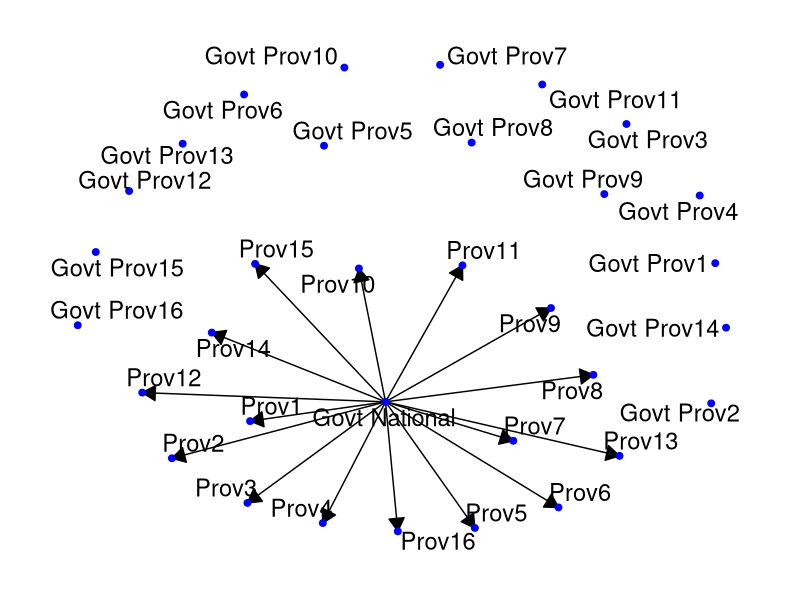

The R source for this figure: (Note: this script raises an error after producing the figure.)

## The following R code provides
# some illustrative examples of a proposed measure of 'centralization' of government policies
# where 'centralization' is conceptualized as the degree to which the national government has
# sole control over policy making in a country
# By: Cindy Cheng

## The proposed measure accounts for the following issues:
# issue 0: must account for subnational cases
# issue 1:  must account for cases when there is a national level policy that covers all subnational regions
# issue 2 : must account for cases when there is a national level policy that targets some subnational regions
# issue 3: must account for cases over time

# ------------------------
# Load libraries
# ------------------------
library(igraph)
library(ggraph)

# ------------------------
# create archetypal/illustrative network graph
# ------------------------
# In this example there are:
  # 1 national government
  # 16 provincial governments
  # 16 geographical provinces

# create nodes for geographical provinces
provs = paste0('Prov', 1:16)
nodes = data.frame(c('Govt National', paste0('Govt Prov', 1:16), provs ))

# create edges between nat/prov governments and geographical provinces
natGov = data.frame(gov = 'Govt National', provs)
provGov = data.frame(gov = paste0('Govt Prov', 1:16), provs)
edges = rbind(natGov, provGov)

 
## create illustrative examples for cases where...

# the only policy that exists is at the national level which applies to all provinces; there are no provincial level policies
edges$link1 = c(rep(1, 16), rep(0, 16))

# there is both a national level policy that applies to all provinces and a provincial level policy for each respective province
edges$link2 = c(rep(1, 32))

# there is a national level policy that applies to all provinces and provincial level policies for some provinces
edges$link3 = c(rep(1, 16), sample(c(0,1), 16, replace = TRUE))

# there is a national level policiy that applies to some provinces and a provincial level policy that applies to some provinces
edges$link4 = sample(c(0,1), 32, replace = TRUE)

# there is no national level policy and a provincial level policy that applies for each respective provinces
edges$link5 = c(rep(0, 16), rep(1, 16))


# there is no policy
edges$link6 = c(rep(0, 32))


edges$link1_wt = ifelse(edges$link1 == 1, sample(seq(.1, 1, length = 10), length(which(edges$link1 == 1,)) , replace = TRUE), 0)

edges
# https://rdrr.io/cran/CINNA/src/R/CINNA.R

network1 = graph_from_data_frame(edges[which(edges$link1 ==1),], nodes, directed = TRUE)      
network2 = graph_from_data_frame(edges[which(edges$link2 ==1),], nodes, directed = TRUE)     
network3 = graph_from_data_frame(edges[which(edges$link3 ==1),], nodes, directed = TRUE)     
network4 = graph_from_data_frame(edges[which(edges$link4 ==1),], nodes, directed = TRUE)     
network5 = graph_from_data_frame(edges[which(edges$link5 ==1),], nodes, directed = TRUE)     

network6 = graph_from_data_frame(edges[which(edges$link6 ==1),], nodes, directed = TRUE)     
 

 
g1 = ggraph(network1, layout = 'kk') +
geom_edge_link(arrow = arrow(angle = 30, length = unit(0.15, "inches"),
                             ends = "last", type = "closed")) + 
  geom_node_point(colour = 'blue', size = 2)+
  geom_node_text(aes(label = name), repel=TRUE, size = 6)+
  theme_graph(background = 'white')


 
test = as_tbl_graph(network1) %>% 
        activate(nodes) %>%
          mutate(gov = 
                   case_when(grepl('Govt', name) ~ "Government", T ~ "Province"), 
                 gov= as.character(gov))
        #activate(edges)
 
ggraph(test, layout = 'kk')+
  geom_edge_link(arrow = arrow(angle = 30, length = unit(0.15, "inches"),
                               ends = "last", type = "closed")) + 
  geom_node_point(aes(colour = gov),  size = 2)+
  geom_node_text(aes(label = name), repel=TRUE, size = 4)+
  theme_graph(background = 'white')

rstat_nodes



library(tidyverse)
library(igraph)
library(ggraph)
library(tidygraph)
library(graphlayouts)
library(scales)


# example data
rstat_nodes <-
  data.frame(name = c("Hadley", "David", "Romain", "Julia"))
rstat_edges <- data.frame(from = c(1, 1, 1, 2, 3, 3, 4, 4, 4),
                          to = c(2, 3, 4, 1, 1, 2, 1, 2, 3))

gr <- tbl_graph(nodes = rstat_nodes, edges = rstat_edges)

gr %>% 
  activate(nodes) %>% # use dplyr on nodes
  mutate(David = 
           case_when(name == 'David' ~ 2, T ~ 0), 
         David = as.character(David))# %>% 
  activate(edges) %>% # same on edge list
  mutate(David = case_when(from == 2 ~ 1, T ~ 0), 
         David = as.character(David)) 

gr %>% 
  activate(nodes) %>% # use dplyr on nodes
  mutate(David = 
           case_when(name == 'David' ~ 2, T ~ 0), 
         David = as.character(David)) %>% 
  activate(edges) %>% # same on edge list
  mutate(David = case_when(from == 2 ~ 1, T ~ 0), 
         David = as.character(David)) %>% 
  ggraph(., layout = 'auto')+
  geom_edge_link(aes(color = David), 
                 width = 1)+
  geom_node_point(aes(color = David), 
                  size = 5)+
  geom_node_text(aes(label = name), 
                 nudge_x = .05, 
                 nudge_y = .05)

gr

ggsave("WEP_analysis/Graphics/network1.pdf", g1)
 

g2 = ggraph(network2, layout = "gem") +
  geom_edge_link(arrow = arrow(angle = 30, length = unit(0.15, "inches"),
                               ends = "last", type = "closed")) + 
  geom_node_point(colour = 'blue', size = 2)+
  geom_node_text(aes(label = name),size = 6, repel=TRUE)+
  theme_graph(background = 'white')
ggsave("WEP_analysis/Graphics/network2.pdf", g2)
 

g5 = ggraph(network5, layout ="graphopt") +
  geom_edge_link(arrow = arrow(angle = 30, length = unit(0.15, "inches"),
                               ends = "last", type = "closed")) + 
  geom_node_point(colour = 'blue', size = 2)+
  geom_node_text(aes(label = name), size = 6, repel=TRUE)+
  theme_graph(background = 'white')

g5
ggsave("WEP_analysis/Graphics/network5.pdf", g5)
 
?ggraph
igraph_layout_star()
?ggraph
plot(network1)
plot(network2)
plot(network5)
authority_score(network1)
hub_score(network1, weights = edges$link1_wt[1:16])

edges[which(edges$link1 ==1),]

centr_degree(network2)
hub_score(network5)
?hub_score
hub_score(network1)$vector[1]
hub_score(network2)$vector[1]
hub_score(network3)$vector[1]
hub_score(network4)$vector[1]
hub_score(network5)$vector[1]
hub_score(network5)
edges[which(edges$link1 ==1),1:3]
network1
data("zachary")
eigen_centrality(network1, directed = TRUE, weights = edges$link1_wt[1:16])
?centr_degree

eigen_centrality(network5)
?eigen_centrality
proper_centralities(network1)
calculate_centralities(network1, include = 'Degree Centrality')
calculate_centralities(zachary) 
plot(network6)
a = network1 %>% set_edge_attr( "weight", value = edges$link1_wt[1:16])

plot(a, edge.width = E(a)$weight)

 centr_eigen(network1)
## Run the programme
degree_w(network)

# }

 # https://cran.r-project.org/web/packages/CINNA/vignettes/CINNA.html
# https://www.sci.unich.it/~francesc/teaching/network/kleinberg.html

ifelse(edges$link1 == 1, sample(seq(.1, 1, length = 10), length(which(edges$link1 == 1)) , replace = TRUE), 0) %>% length()

edges
alpha.centrality(network1, weights =edges$link1_wt[1:16] )
?barycenter
g <- make_ring(10) %>%
  set_edge_attr("weight", value = 1:10) %>%
  set_edge_attr("color", value = "red")
g
plot(g, edge.width = E(g)$weight)
centr_degree(g)
?authority_score


edges
?centr_degree
plot(network1)
plot(network2)
plot(network3)
plot(network4)
plot(network5)
plot(network6)

# First Proposed Measure: 
# estimate the degree centrality of each respective illustrative network
  # the proposed measure would use network1 as the baseline measure for the highest degree of centralization 
  # and all other networks would be judged relative to this baseline
  # This measure would thus range from 0 to 1, where 0 is no centralization and 1 is full centralization
  # e.g. centr_degree(network1, mode = 'all')$centralization/centr_degree(network1, mode = 'all')$centralization == 1; this would be the 'most centralized' degree of policymaking
  # centr_degree(network5, mode = 'all')$centralization/centr_degree(network1, mode = 'all')$centralization ; this would be relatively 'decentralized' state of policymaking

centr_degree(network1, mode = 'all')
network1
centr_degree(network1, mode = 'all')

centr_degree(network2, mode = 'all')
centr_degree(network3, mode = 'all')
centr_degree(network4, mode = 'all')
centr_degree(network5, mode = 'all')

centr_degree(network6, mode = 'all')$centralization

# Second Proposed Measure: 
# estiamte the subgraph centrality of each node
  # the proposed measure would use the subgraph centrality of the national government as the baseline
  # where the subgraph centrality of the national government in network1 would be the the baseline measure for the highest degree of centralization 
  # and all other networks would be judged relative to this baseline
  # This measure would thus range from 0 to 1, where 0 is no centralization and 1 is full centralization
  # e.g. subgraph_centrality(network1)[1]/subgraph_centrality(network1)[1] == 1; this would be the 'most' centralized' degree of policymaking
  # subgraph_centrality(network1)[5]/subgraph_centrality(network1)[1] ; this would be relatively 'decentralized' state of policymaking
subgraph_centrality(network1)
subgraph_centrality(network2)
subgraph_centrality(network3)
subgraph_centrality(network4)
subgraph_centrality(network6)[1]
 
